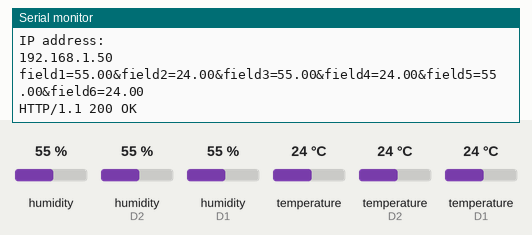
This sketch was run on a simulated ESP8266 (Wemos D1 mini). On the bench: the last lines printed to the serial monitor. The inputs (shaded band) are chosen by the test bench; at power-on: humidity 55 %, humidity (sensors on D2, D1) 55 %, temperature 24 °C, temperature (sensors on D2, D1) 24 °C. WiFi joins after 1.5 s; servers stay silent unless stated; web services answer with replies made up by the test bench.

Above: at 18.0 s.
18.1 s: humidity (sensor 0) set to 22 %
At 21.99 s:
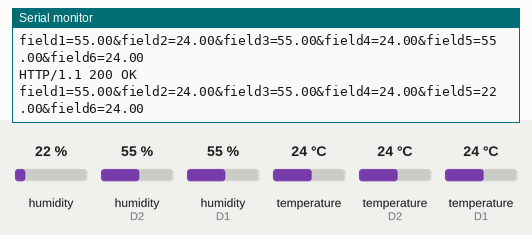
34.4 s: humidity (sensor on D2) set to 22 %
At 43.6 s:
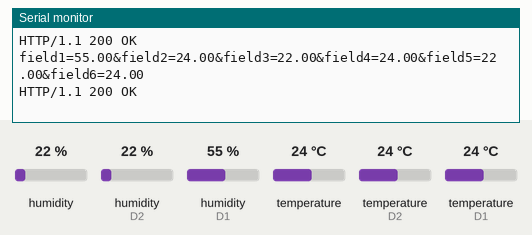
50.7 s: humidity (sensor on D1) set to 22 %
At 63.0 s:
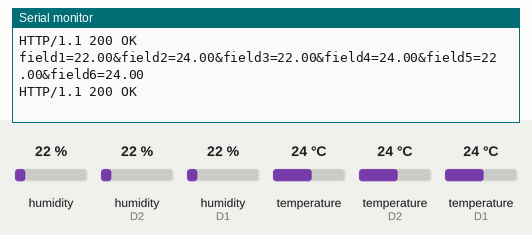

The sketch:

wifi.thingspeak.v01.1-TCC-ISSInstall.ino
```cpp
// (licence header left out)
#include <ESP8266WiFi.h>
#include "DHT.h"

#define DHTPIN_0 D1     // what pin we're connected to
#define DHTPIN_1 D2     // what pin we're connected to
#define DHTPIN_2 D3     // what pin we're connected to
#define DHTTYPE_0 DHT22   // DHT 22  (AM2302)

DHT dht_0(DHTPIN_0, DHTTYPE_0);
DHT dht_1(DHTPIN_1, DHTTYPE_0);
DHT dht_2(DHTPIN_2, DHTTYPE_0);

//WiFi information
const char* ssid = "NETGEAR18";
const char* password = "FamilyJADE";

// ThingSpeak Settings
String APIKey = "79JN0SIKD96V64SE";             // enter your channel's Write API Key
const int updateThingSpeakInterval = 20 * 1000; // 20 second interval at which to update ThingSpeak

// function prototypes
void connectWiFi();

// setup the start
void setup() {
  Serial.begin(115200);
  delay(10);

  dht_0.begin();

}

//the looping script
void loop() {
  //confirm the wifi is still connected
  if (WiFi.status() != WL_CONNECTED) {
    connectWiFi();
  }

  //define the strings of sensor values
  float h0 = dht_0.readHumidity();
  float t0 = dht_0.readTemperature();
  float h1 = dht_1.readHumidity();
  float t1 = dht_1.readTemperature();
  float h2 = dht_2.readHumidity();
  float t2 = dht_2.readTemperature();


  // Check if any reads failed and exit early (to try again).
  if (isnan(h0) || isnan(t0)) {
    Serial.println("Failed to read from DHT sensor 1");
    return;
  }
  if (isnan(h1) || isnan(t1)) {
    Serial.println("Failed to read from DHT sensor 2");
    return;
  }
  if (isnan(h2) || isnan(t2)) {
    Serial.println("Failed to read from DHT sensor 3");
    return;
  }

  String S1 = String(h0);
  String S2 = String(t0);
  String S3 = String(h1);
  String S4 = String(t1);
  String S5 = String(h2);
  String S6 = String(t2);

  String postData = ("field1=" + S1 + "&field2=" + S2 + "&field3=" + S3 + "&field4=" + S4 + "&field5=" + S5 + "&field6=" + S6);
  Serial.println(postData);

  // Update ThingSpeak
  WiFiClient client; // use WiFiClient class to create TCP connections
  if (client.connect("api.thingspeak.com", 80)) {
    client.print("POST /update HTTP/1.1\n");
    client.print("Host: api.thingspeak.com\n");
    client.print("Connection: close\n");
    client.print("X-THINGSPEAKAPIKEY: " + APIKey + "\n");
    client.print("Content-Type: application/x-www-form-urlencoded\n");
    client.print("Content-Length: ");
    client.print(postData.length());
    client.print("\n\n");
    client.print(postData);
    String line = client.readStringUntil('\r');   // read all the lines of the reply from server and print them to Serial
    Serial.println(line);
  }
  client.stop();

  delay(updateThingSpeakInterval); // delay by the interval defined

}

//section to start the WIFI
void connectWiFi() {
  Serial.println();
  Serial.print("Connecting to ");
  Serial.println(ssid);

  WiFi.begin(ssid, password);

  while (WiFi.status() != WL_CONNECTED) {
    delay(500);
    Serial.print(".");
  }

  Serial.println("");
  Serial.println("WiFi connected");
  Serial.println("IP address: ");
  Serial.println(WiFi.localIP());
  Serial.println();
}
```

Measured:
- after the input at 18.1 s, the serial monitor: prints a new line after 3.7 s (image 1)
- after the input at 34.4 s, the serial monitor: prints a new line after 7.7 s (image 2)
- after the input at 50.7 s, the serial monitor: prints a new line after 11.7 s (image 3)
